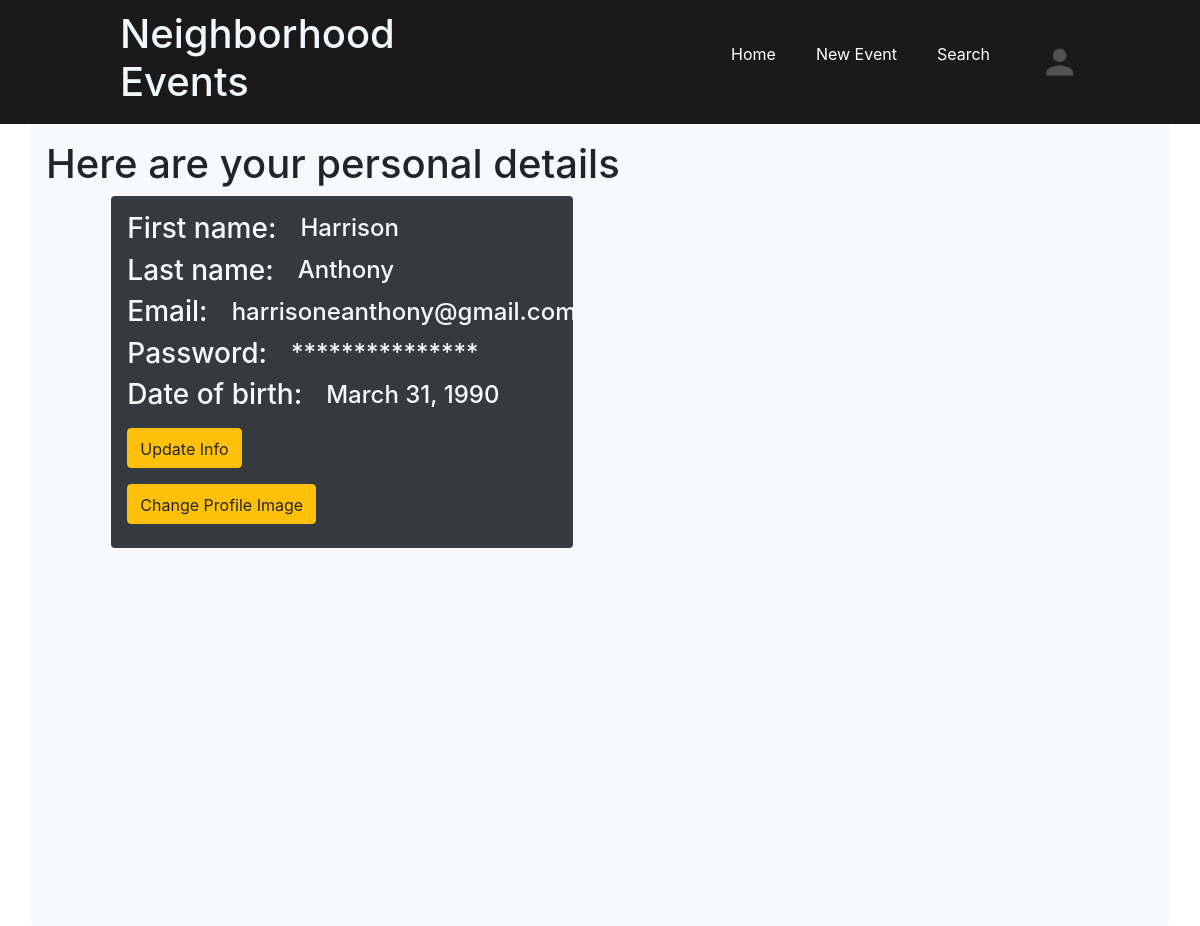
The app's page /account/12 (signed in) with its own data.
### neighborhood_events_app/models.py (models this page shows, shortened)
class User(models.Model):
    first_name = models.CharField(max_length=255)
    last_name = models.CharField(max_length=255)
    email = models.CharField(max_length=255)
    password = models.CharField(max_length=255)
    dob = models.DateField(null=True)
    secret_question = models.CharField(max_length=255)
    secret_answer = models.CharField(max_length=255)
    created_at = models.DateTimeField(auto_now_add=True)
    updated_at = models.DateTimeField(auto_now=True)
    objects = UserManager()

### neighborhood_events_app/views.py (the view)
# urls.py: path('account/<int:id>', views.view_account),
def view_account(request, id):
    if 'id' not in request.session:
        return redirect('/login')
    id = request.session['id']
    user = User.objects.get(id=id)
    date = user.dob.strftime('%Y-%m-%d')
    context = {
        'user' : user,
        'date' : date,
    }
    return render (request, 'user_profile.html', context)

### neighborhood_events_app/templates/user_profile.html (shortened to what this page needs)
{% extends 'base.html' %}
{% block content %}
<body>
    <h1>Here are your personal details</h1>
    <div class="d-flex flex-row justify-content-around">
        <div class="bg-dark rounded p-3 col-5 h-50">
            <div class="d-flex flex-row align-items-center">
                <h3 class="text-light">First name:</h3>
                <h4 class="text-light pl-4">{{user.first_name}}</h4>
            </div>
            <div class="d-flex flex-row align-items-center">
                <h3 class="text-light">Last name:</h3>
                <h4 class="text-light pl-4">{{user.last_name}}</h4>
            </div>
            <div class="d-flex flex-row align-items-center">
                <h3 class="text-light">Email:</h3>
                <h4 class="text-light pl-4">{{user.email}}</h4>
            </div>
            <div class="d-flex flex-row align-items-center">
                <h3 class="text-light">Password:</h3>
                <h4 class="text-light pl-4">***************</h4>
            </div>
            <div class="d-flex flex-row align-items-center">
                <h3 class="text-light">Date of birth:</h3>
                <h4 class="text-light pl-4">{{user.dob}}</h4>
            </div>
            <button class="btn btn-warning pt-2 my-2" id="show_update_btn" onclick="show_update_form()">Update Info</button>
            <form action="/upload">
                <input  class="btn btn-warning pt-2 my-2" type="submit" value="Change Profile Image">
            </form>
        </div>
    </div>
</body>
{% endblock %}

### neighborhood_events_app/static/css/style.css (style rules this page uses)
body { height: 100%; width: 100%; margin: 0; padding: 0; }
* { margin: 0; padding: 0; box-sizing: border-box; }

### records on screen
User: first_name "Harrison", last_name "Anthony", email "harrisoneanthony@gmail.com", dob "March 31, 1990"
